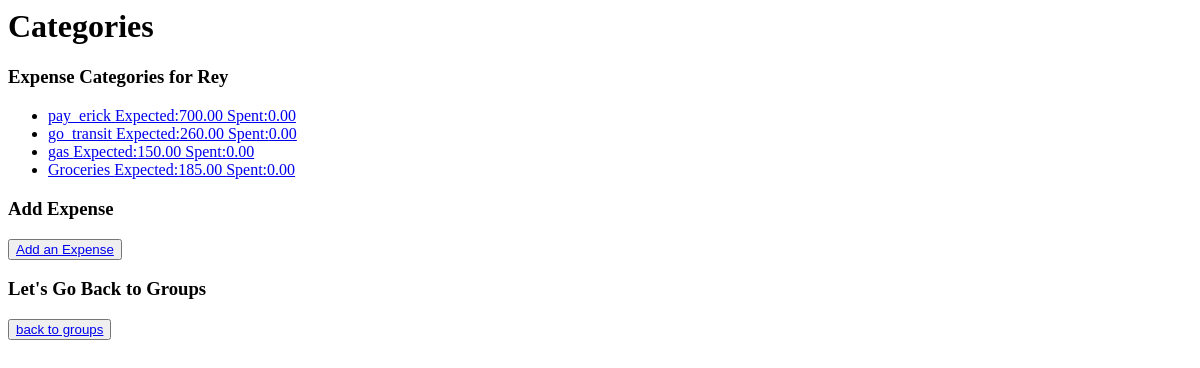
Before: /categories/1/ with the older database file.
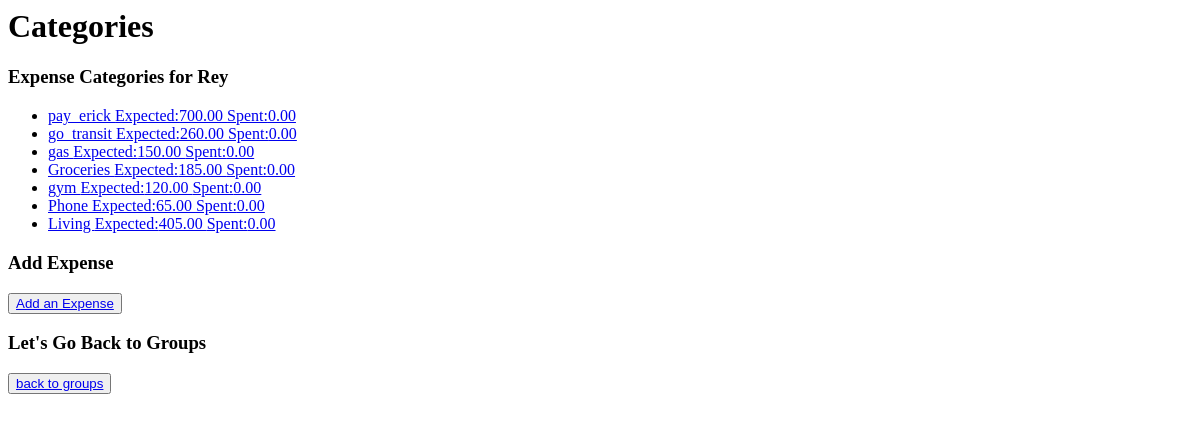
After: the same page with the newer database file.
### people/models.py (models this page shows, shortened)
class People(models.Model):
    group_couple = models.ForeignKey(Group,on_delete=models.CASCADE)
    person_name= models.CharField(max_length=70)
    username = models.CharField(max_length=70,unique=True)

### categories/models.py (models this page shows, shortened)
class Category(models.Model):
    category_person = models.ForeignKey(People, on_delete=models.CASCADE)
    category_name = models.CharField(max_length=200,unique=True)
    category_expected = models.DecimalField(max_digits=8,decimal_places=2)
    category_spent = models.DecimalField(max_digits=8,decimal_places=2,default=0)
    category_date = models.DateField(default=datetime.datetime.now)

### categories/views.py (the view)
# urls.py: path("<int:person_id>/",views.index, name='person_category_index'),
def index(request,person_id):
    person = get_object_or_404(People, id=person_id)
    if len(person.category_set.all())>=1:
        categories= get_list_or_404(Category,category_person=person)
    else:
        categories = []
    context = {
        'person':person,
        'categories':categories
    }
    return render(request, "categories/index.html" ,context)

### categories/templates/categories/index.html
<h1>Categories</h1>
<h3>Expense Categories for {{person.person_name}}</h3>
{% if categories|length > 0 %}
    <ul>
        {% for category in categories %}
            <li><a href="{% url 'categories:edit_category' person_id=person.id category_id=category.id %}" >{{category.category_name}} Expected:{{category.category_expected}} Spent:{{category.category_spent}}</a></li>
        {% endfor %}
    </ul>
{% else %}
    <p>{{person.person_name}} has no expenses setup at this moment</p>
{% endif %}
<h3>Add Expense</h3>
<button><a href="{% url 'categories:new_category' person_id=person.id %}" >Add an Expense</a></button>
<h3>Let's Go Back to Groups</h3>
<button><a href="{% url 'groups:groups_index' %}">back to groups</a></button>

Changed rows visible on the page:
added Category: category_name "gym", category_expected "120.00", category_spent "0.00"
added Category: category_name "Phone", category_expected "65.00", category_spent "0.00"
added Category: category_name "Living", category_expected "405.00", category_spent "0.00"
